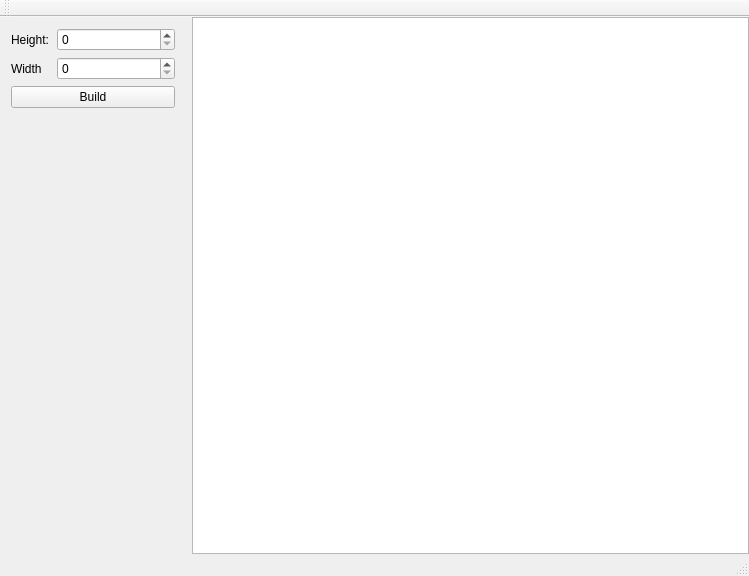
<?xml version="1.0" encoding="UTF-8"?>
<ui version="4.0">
 <class>Lian_KursClass</class>
 <widget class="QMainWindow" name="Lian_KursClass">
  <property name="geometry">
   <rect>
    <x>0</x>
    <y>0</y>
    <width>749</width>
    <height>576</height>
   </rect>
  </property>
  <property name="windowTitle">
   <string>Lian_Kurs</string>
  </property>
  <widget class="QWidget" name="centralWidget">
   <layout class="QHBoxLayout" name="horizontalLayout">
    <property name="leftMargin">
     <number>0</number>
    </property>
    <property name="topMargin">
     <number>0</number>
    </property>
    <property name="rightMargin">
     <number>0</number>
    </property>
    <property name="bottomMargin">
     <number>0</number>
    </property>
    <item>
     <widget class="QWidget" name="widget" native="true">
      <property name="sizePolicy">
       <sizepolicy hsizetype="MinimumExpanding" vsizetype="Expanding">
        <horstretch>1</horstretch>
        <verstretch>0</verstretch>
       </sizepolicy>
      </property>
      <layout class="QVBoxLayout" name="verticalLayout">
       <item>
        <layout class="QGridLayout" name="gridLayout">
         <property name="sizeConstraint">
          <enum>QLayout::SetMaximumSize</enum>
         </property>
         <item row="1" column="1">
          <widget class="QSpinBox" name="widthSpinBox">
           <property name="sizePolicy">
            <sizepolicy hsizetype="Expanding" vsizetype="Minimum">
             <horstretch>3</horstretch>
             <verstretch>0</verstretch>
            </sizepolicy>
           </property>
          </widget>
         </item>
         <item row="0" column="1">
          <widget class="QSpinBox" name="heightSpinBox">
           <property name="sizePolicy">
            <sizepolicy hsizetype="Expanding" vsizetype="Minimum">
             <horstretch>3</horstretch>
             <verstretch>0</verstretch>
            </sizepolicy>
           </property>
          </widget>
         </item>
         <item row="0" column="0">
          <widget class="QLabel" name="label">
           <property name="sizePolicy">
            <sizepolicy hsizetype="Expanding" vsizetype="Preferred">
             <horstretch>1</horstretch>
             <verstretch>0</verstretch>
            </sizepolicy>
           </property>
           <property name="text">
            <string>Height:</string>
           </property>
          </widget>
         </item>
         <item row="1" column="0">
          <widget class="QLabel" name="label_2">
           <property name="sizePolicy">
            <sizepolicy hsizetype="Expanding" vsizetype="Preferred">
             <horstretch>1</horstretch>
             <verstretch>0</verstretch>
            </sizepolicy>
           </property>
           <property name="text">
            <string>Width</string>
           </property>
          </widget>
         </item>
        </layout>
       </item>
       <item>
        <widget class="QPushButton" name="pushButton">
         <property name="sizePolicy">
          <sizepolicy hsizetype="Expanding" vsizetype="Fixed">
           <horstretch>0</horstretch>
           <verstretch>0</verstretch>
          </sizepolicy>
         </property>
         <property name="text">
          <string>Build</string>
         </property>
        </widget>
       </item>
       <item>
        <spacer name="verticalSpacer">
         <property name="orientation">
          <enum>Qt::Vertical</enum>
         </property>
         <property name="sizeHint" stdset="0">
          <size>
           <width>20</width>
           <height>40</height>
          </size>
         </property>
        </spacer>
       </item>
      </layout>
     </widget>
    </item>
    <item>
     <widget class="QGraphicsView" name="graphicsView">
      <property name="sizePolicy">
       <sizepolicy hsizetype="MinimumExpanding" vsizetype="Expanding">
        <horstretch>3</horstretch>
        <verstretch>0</verstretch>
       </sizepolicy>
      </property>
     </widget>
    </item>
   </layout>
  </widget>
  <widget class="QMenuBar" name="menuBar">
   <property name="geometry">
    <rect>
     <x>0</x>
     <y>0</y>
     <width>749</width>
     <height>21</height>
    </rect>
   </property>
  </widget>
  <widget class="QToolBar" name="mainToolBar">
   <attribute name="toolBarArea">
    <enum>TopToolBarArea</enum>
   </attribute>
   <attribute name="toolBarBreak">
    <bool>false</bool>
   </attribute>
  </widget>
  <widget class="QStatusBar" name="statusBar"/>
 </widget>
 <layoutdefault spacing="6" margin="11"/>
 <resources>
  <include location="Lian_Kurs.qrc"/>
 </resources>
 <connections/>
</ui>
